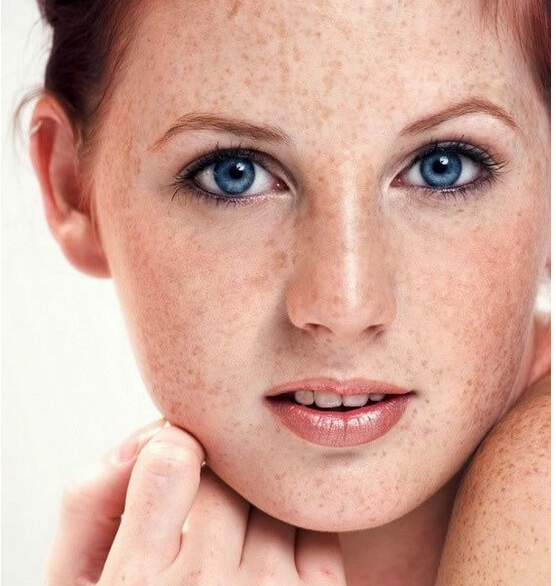
#> input picture data/beauty.jpg, 556 x 586 px
$ python faceBeauty.py
#> lines starting #> are read from the running program, lines starting #| are printed output that depends on the picture
#> further down, img is the input picture: shape (586, 556, 3); mean B, G, R 151.5, 166.6, 209
#!/usr/bin/python3
# -*- encoding: utf-8 -*-
"""
@File    : imgBeauty.py
@Time    : 2019/10/26 13:02
@Author  : yu zhou
@content : 对人脸进行美化
@Software: PyCharm
"""

import cv2
import numpy as np


def whitening(img):
    imgInfo = img.shape
#> imgInfo = (586, 556, 3)
    height = imgInfo[0]
#> height = 586
    width = imgInfo[1]
#> width = 556
    dst = np.zeros((height, width, 3), np.uint8)
    for i in range(0, height):
        for j in range(0, width):
            (b, g, r) = img[i, j]
            bb = int(b * 1.2) + 10
            gg = int(g * 1.2) + 10
            if bb > 255:
                bb = 255
            if gg > 255:
                gg = 255
            dst[i, j] = (bb, gg, r)
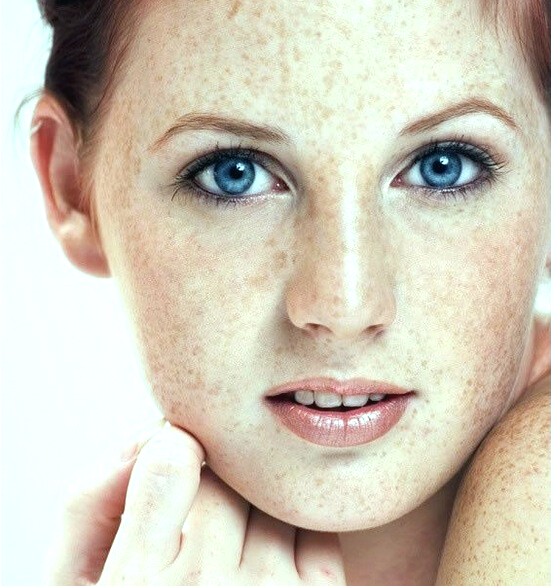
#> dst: shape (586, 556, 3); mean B, G, R 184.9, 201.3, 209
    return dst

def buffing(img):

    # src：输入图像
    # d：过滤时周围每个像素领域的直径
    # sigmaColor：在color space中过滤sigma。参数越大，临近像素将会在越远的地方mix。
    # sigmaSpace：在coordinate space中过滤sigma。参数越大，那些颜色足够相近的的颜色的影响越大。
    dst = cv2.bilateralFilter(img, 15, 35, 35)
    dst = cv2.bilateralFilter(dst, 30, 50, 20)
    return dst

# 本来计划实现只对人脸区域的美白函数
# 但是由于cv2中的人脸检测器给出的是矩形，且美白前后头像差别很大 因此还原后效果很差
# 要实现这个可能可能需要基于人脸轮廓进行区域检测，且美白算法要比较自然
# 留着此处将来有机会再进行优化
def face_whitening(img):
    facesCascade = cv2.CascadeClassifier("haarcascade_frontalface_alt2.xml")
    # 完成人脸区域的检测
    faces = facesCascade.detectMultiScale(img, scaleFactor=1.3, minNeighbors=2, minSize=(100, 100))
    for (x, y, w, h) in faces:
        # # 显示检测出的人脸区域
        # tmp = img
        # cv2.rectangle(tmp,(x, y), (x + w, y + h), (0, 255, 0), 2)
        # cv2.imshow("face",tmp)

        # 截取图像中的人脸区域
        face = img[y:y + h, x:x + w]
        # 对人脸进行美白
        faceout = whitening(face)
        # 将去除红眼之后的眼睛区域替换掉原来的红眼区域
        img[y:y + h, x:x + w, :] = faceout
        cv2.imshow('1',face)
        cv2.imshow("2",faceout)
        cv2.waitKey()
    return img

if __name__ =="__main__":
    img =cv2.imread('data/beauty.jpg', cv2.IMREAD_COLOR)
    # opencv的imread方法不会判断读取的图像是否成功
    if img is None:
        print("加载图片失败")
    # 备份图像一遍输出对比
    imgCopy = img.copy()
    # 对比展示
    cv2.imshow('sourse',img)
    # [5 lines of commented-out code are left out]
    cv2.imshow('whitening+buffing', buffing(whitening(imgCopy)))
    cv2.waitKey()
    cv2.destroyAllWindows()

$ run again, with data/car.jpg copied over data/beauty.jpg
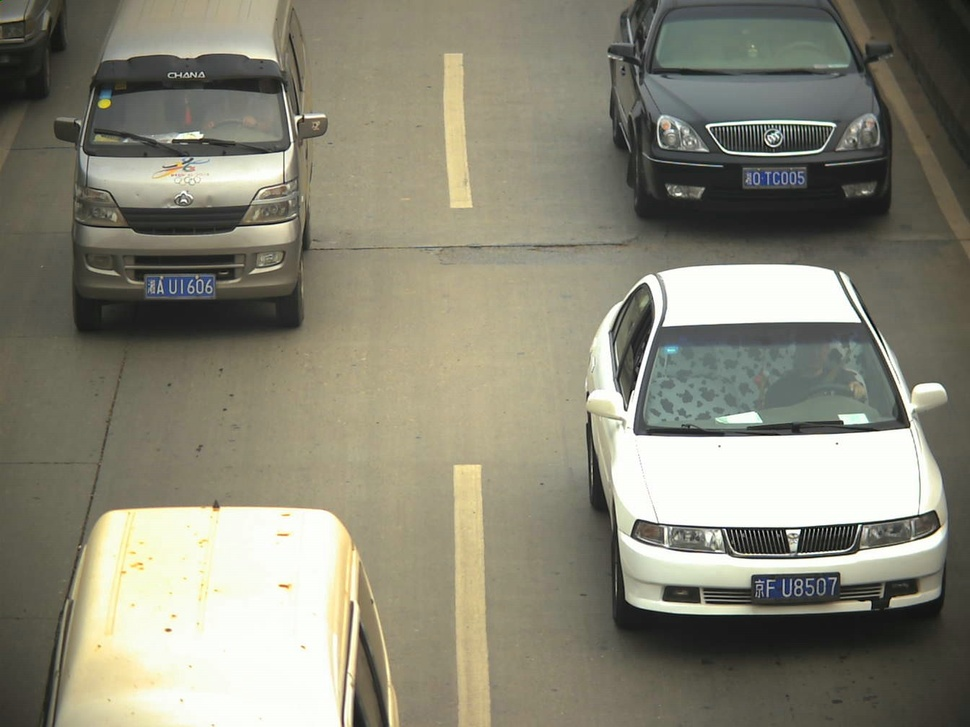
#> input picture data/car.jpg, 970 x 727 px, shrunk from 1344 x 1008 before the run
#> img is the input picture: shape (727, 970, 3); mean B, G, R 118.4, 134.3, 136.1
#> after the loop in whitening, `for i in range(0, height):`:
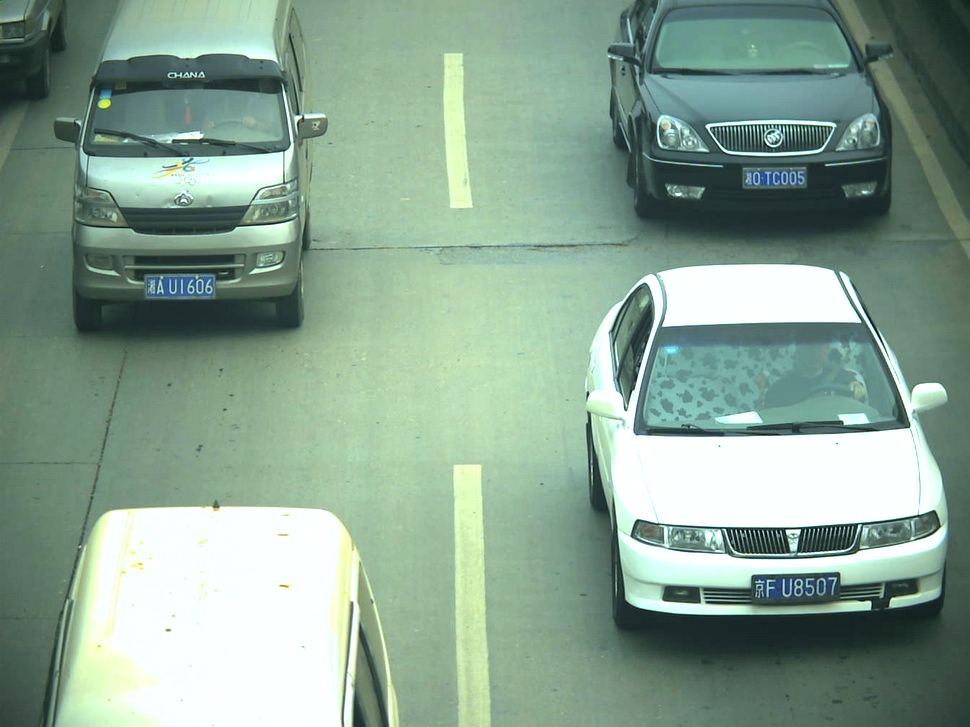
#> dst: shape (727, 970, 3); mean B, G, R 145.6, 162.3, 136.1
